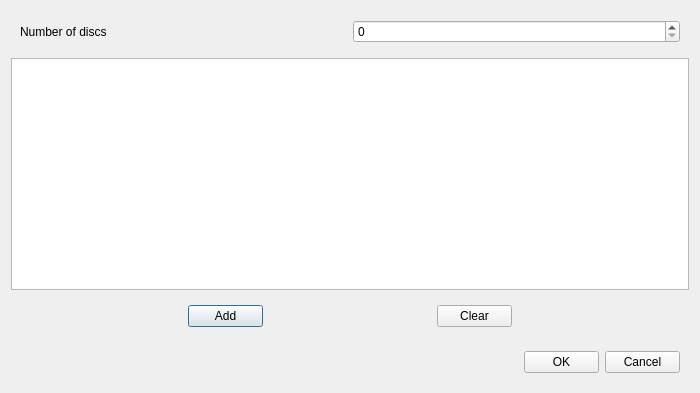
<?xml version="1.0" encoding="UTF-8"?>
<ui version="4.0">
 <class>DiscTypeDistributionDialog</class>
 <widget class="QDialog" name="DiscTypeDistributionDialog">
  <property name="windowModality">
   <enum>Qt::WindowModality::ApplicationModal</enum>
  </property>
  <property name="geometry">
   <rect>
    <x>0</x>
    <y>0</y>
    <width>700</width>
    <height>393</height>
   </rect>
  </property>
  <property name="windowTitle">
   <string>Disc type distribution</string>
  </property>
  <property name="modal">
   <bool>true</bool>
  </property>
  <layout class="QVBoxLayout" name="verticalLayout">
   <item>
    <widget class="QWidget" name="widget" native="true">
     <layout class="QHBoxLayout" name="horizontalLayout">
      <item>
       <widget class="QLabel" name="label">
        <property name="text">
         <string>Number of discs</string>
        </property>
       </widget>
      </item>
      <item>
       <widget class="QSpinBox" name="numberOfDiscsSpinBox"/>
      </item>
     </layout>
    </widget>
   </item>
   <item>
    <widget class="QTableView" name="discTypeDistributionTableView"/>
   </item>
   <item>
    <widget class="QWidget" name="widget_3" native="true">
     <layout class="QHBoxLayout" name="horizontalLayout_3">
      <item>
       <widget class="QPushButton" name="addDistributionEntryPushButton">
        <property name="maximumSize">
         <size>
          <width>75</width>
          <height>16777215</height>
         </size>
        </property>
        <property name="text">
         <string>Add</string>
        </property>
       </widget>
      </item>
      <item>
       <widget class="QPushButton" name="clearDistributionPushButton">
        <property name="maximumSize">
         <size>
          <width>75</width>
          <height>16777215</height>
         </size>
        </property>
        <property name="text">
         <string>Clear</string>
        </property>
       </widget>
      </item>
     </layout>
    </widget>
   </item>
   <item alignment="Qt::AlignmentFlag::AlignRight">
    <widget class="QWidget" name="widget_2" native="true">
     <layout class="QHBoxLayout" name="horizontalLayout_2">
      <item>
       <widget class="QPushButton" name="okPushButton">
        <property name="maximumSize">
         <size>
          <width>75</width>
          <height>16777215</height>
         </size>
        </property>
        <property name="text">
         <string>OK</string>
        </property>
       </widget>
      </item>
      <item>
       <widget class="QPushButton" name="cancelPushButton">
        <property name="maximumSize">
         <size>
          <width>75</width>
          <height>16777215</height>
         </size>
        </property>
        <property name="text">
         <string>Cancel</string>
        </property>
       </widget>
      </item>
     </layout>
    </widget>
   </item>
  </layout>
 </widget>
 <resources/>
 <connections/>
</ui>
